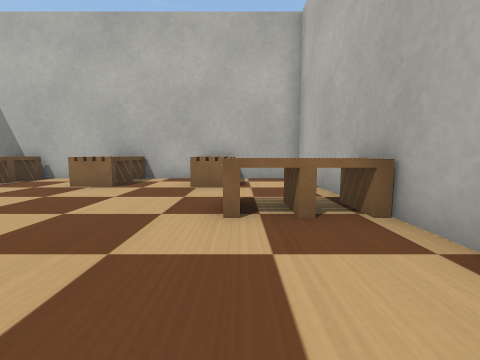
View 1 (above)

12 first-person views from a walk through a Webots world. The camera is 0.15 m above the floor, tilts 6° down and sees 90° across. The floor is counted in squares, 0.2 m on a side. Each view is taken from the middle of a square. On the plan, view 1 faces up. The plan holds only what a view shows up to about 9 squares ahead; the rest is blank. The place goes on beyond the plan. Webots' stock objects and surfaces are drawn as simple stand-ins.

View 2
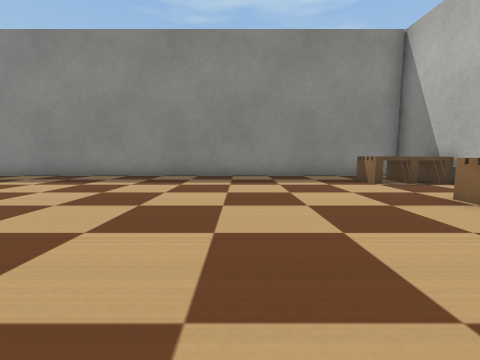

View 3
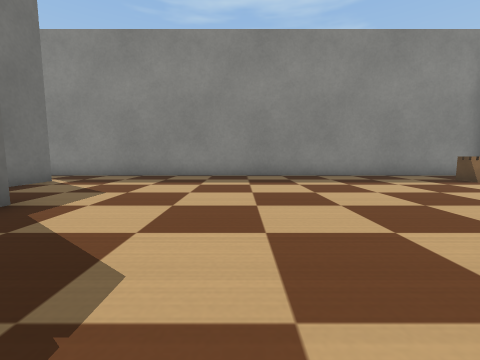

View 4
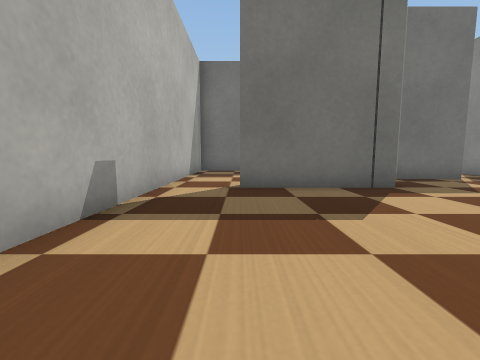

View 5
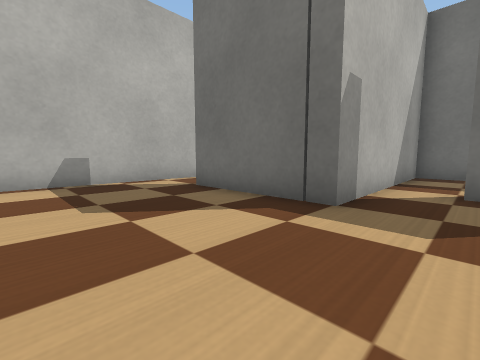

View 6
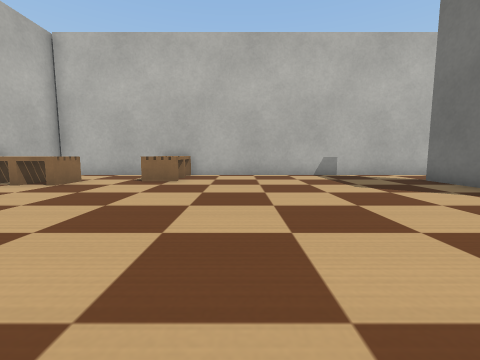

View 7
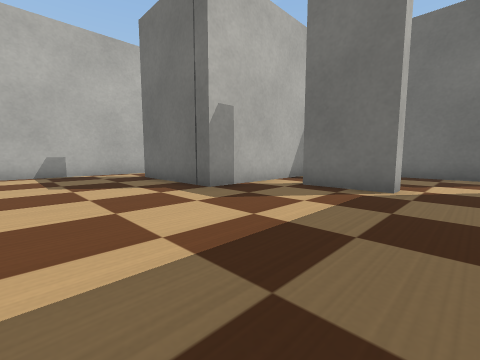

View 8
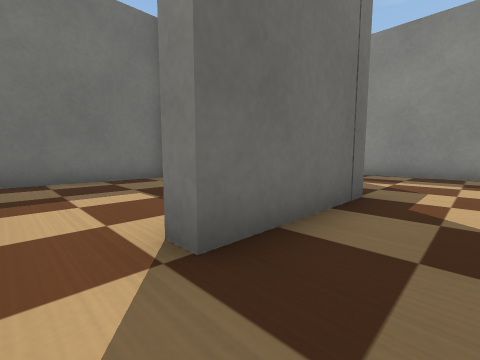

View 9
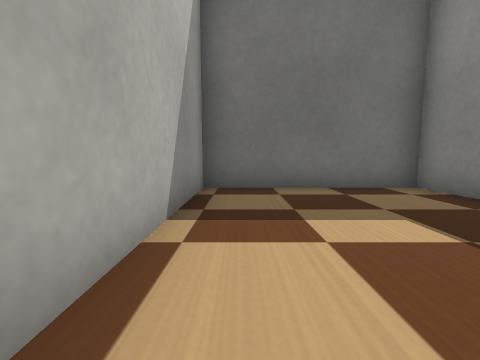

View 10
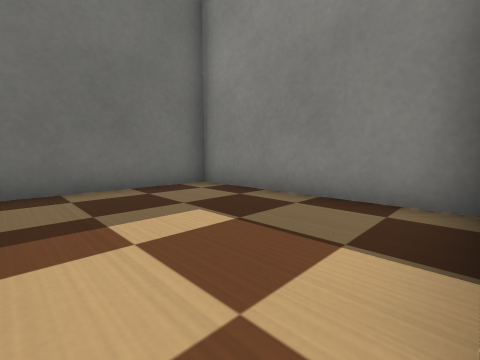

View 11
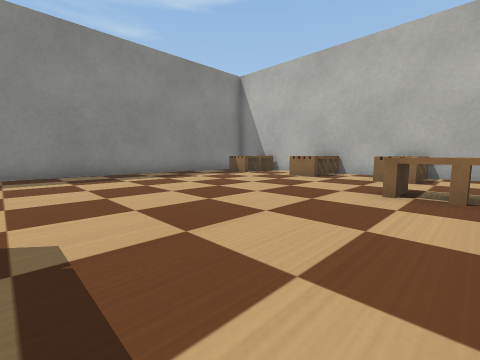

View 12
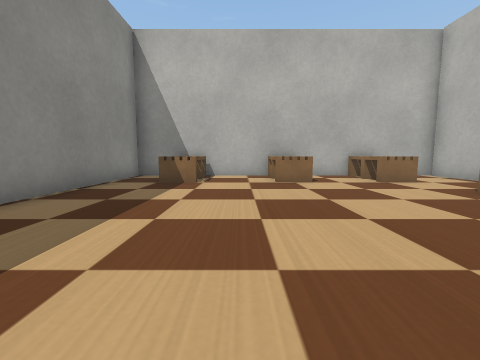

### Floor plan
Ten units are one square. View 1 is at (0, 0); x grows to the right and y downward. Boxes are objects, and circles mark ways between rooms. Rooms are numbered by the first view taken in them; rooms with no view inside come last. Other rooms are left out.
<svg viewBox="-91 -82 114 191">
<path fill="none" stroke="#000" d="M18 44 18 -77 -86 -77 -86 81M-69 70 -69 64 -48 64M-81 104 -36 104 -36 45 0 45M0 45 0 50M-31 49 -31 104 18 104 18 44"/>
<rect x="-75" y="-75" width="20" height="20" fill="#bbb"><title>pallet</title></rect>
<rect x="-45" y="-75" width="20" height="20" fill="#bbb"><title>pallet</title></rect>
<rect x="-15" y="-75" width="20" height="20" fill="#bbb"><title>pallet</title></rect>
<rect x="-5" y="-45" width="20" height="20" fill="#bbb"><title>pallet</title></rect>
<circle cx="5" cy="50" r="3" fill="#2a7"/>
<text x="-40" y="0">1</text>
<text x="0" y="80">2</text>
</svg>
Room 1 opens to room 2.

Where each view was taken, in squares from view 1:
view 1: 0 up, 0 right, facing up
view 2: 2 up, 0 right, facing left
view 3: 1 down, 0 right, facing left
view 4: 1 up, 0 right, facing down
view 5: 1 down, 5 left, facing down-right
view 6: 1 up, 7 left, facing right
view 7: 1 down, 8 left, facing down-right
view 8: 3 down, 1 right, facing down-left
view 9: 5 down, 1 right, facing down
view 10: 5 down, 1 right, facing down-left
view 11: 2 down, 1 right, facing up-left
view 12: 1 down, 5 left, facing up
